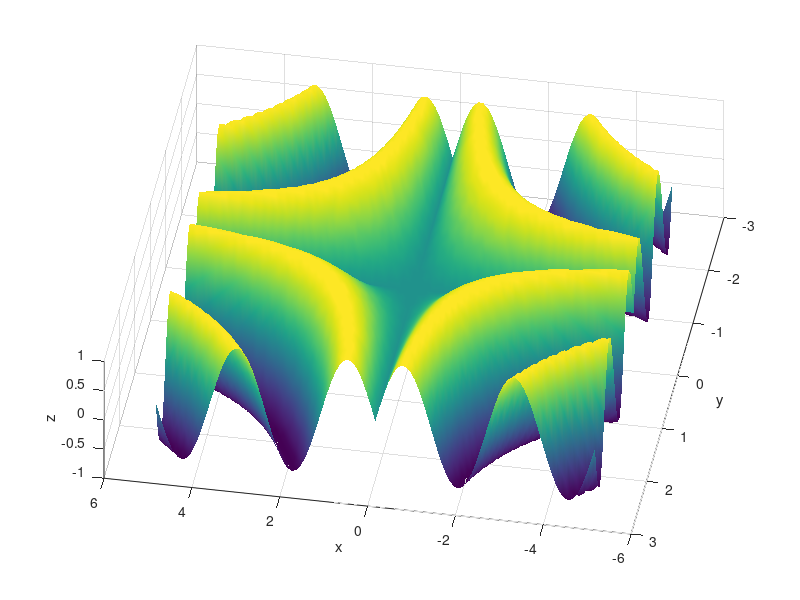

Write MATLAB code to recreate this figure.
% Program name  : vectorized_programming.m
% Description   : Study how to utilize the vectorized programming to execute faster computation.
% Creator       : Frederick Hsu
% Creation date : Mon.  30 Jan. 2017
% Copyright(C)  2017    All rights reserved.

clear
clc

x = -5:0.1:5;               % x-axis
y = (-2.5:0.1:2.5)';        % y-axis

[X, Y] = meshgrid(x, y);    % Assign the coordinate(x, y) of all grid in the X-Y plane
Z = sin(abs(X.*Y));         % Compute the Z coordinate value 

% Plot this 3D surface diagram
surf(X, Y, Z);
xlabel('x');
ylabel('y');
zlabel('z');
shading interp;

view([190, 70]);
%%
% $x^2+e^{\pi i}$ 